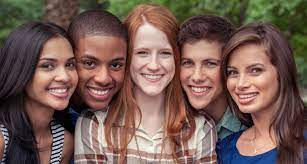
#> input picture index.jpg, 307 x 164 px
$ python Single_Image_Face_Detector.py
#> lines starting #> are read from the running program, lines starting #| are printed output that depends on the picture; after the words box and inside, x2 and y2 are one past the last pixel; in counts of white or black regions, pixels touching at a corner belong together
import cv2
#Load some pre trained data on face frontal from opencv
train_face=cv2.CascadeClassifier("./haarcascade_frontalface_default.xml")

#read the image file usin opencv
img=cv2.imread('./index.jpg')
#> img is the input picture: shape (164, 307, 3); mean B, G, R 82.5, 90.9, 116.5

#Convert imagecolor into gray so we can avoid rgb complexity
gray_image=cv2.cvtColor(img,cv2.COLOR_BGR2GRAY)
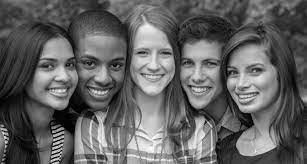
#> gray_image: shape (164, 307); min 0, max 253, mean 97.6

# train our model to work for every size of picture
face_cordinate=train_face.detectMultiScale(gray_image)
#> face_cordinate = [[169, 41, 60, 60], [216, 48, 62, 62], [124, 30, 60, 60], [28, 42, 61, 61], [69, 37, 69, 69]]
print(face_cordinate)
#| [[169  41  60  60]
#|  [216  48  62  62]
#|  [124  30  60  60]
#|  [ 28  42  61  61]
#|  [ 69  37  69  69]]
#Draw rectangle arround picture
(x,y,w,h)=face_cordinate[0]
#> x = 169; y = 41; w = 60; h = 60
for (x,y,w,h) in face_cordinate:
      image=cv2.rectangle(img,(x,y),(x+w,y+h),(255,0,0),5)
      cv2.putText(image, 'Face', (x, y-10), cv2.FONT_HERSHEY_SIMPLEX, 0.9, (36,255,12), 2)
#> this loop made 5 passes
#> pass 1, `image=cv2.rectangle(img,(x,y),(x+w,y+h),(255,0,0),5)`:
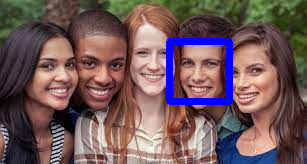
#> image: shape (164, 307, 3); mean B, G, R 88.5, 88.2, 112.6
#> pass 2, `image=cv2.rectangle(img,(x,y),(x+w,y+h),(255,0,0),5)`:
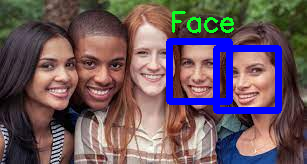
#> image: shape (164, 307, 3); 4.15% of pixels changed, all inside (x1, y1, x2, y2) = (172, 11, 282, 114)
#> pass 3, `image=cv2.rectangle(img,(x,y),(x+w,y+h),(255,0,0),5)`:
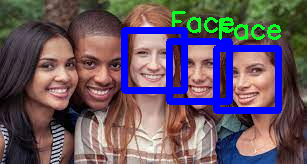
#> image: shape (164, 307, 3); 3.95% of pixels changed, all inside (x1, y1, x2, y2) = (121, 18, 281, 94)
#> after the loop:
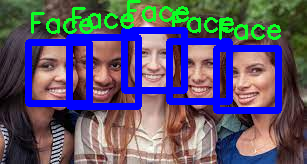
#> image: shape (164, 307, 3); 9.2% of pixels changed, all inside (x1, y1, x2, y2) = (25, 0, 189, 110)

cv2.imshow("Face Detection",img)
cv2.waitKey()

print("Code Completed")
